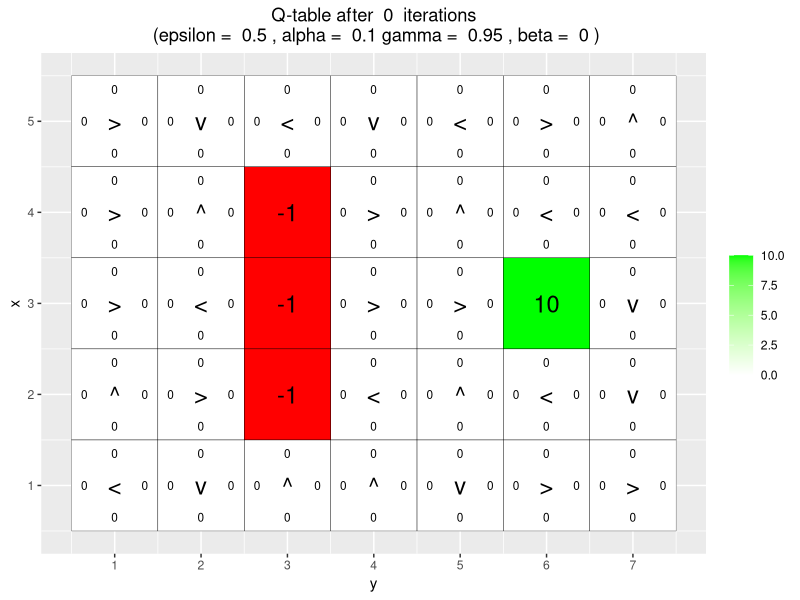
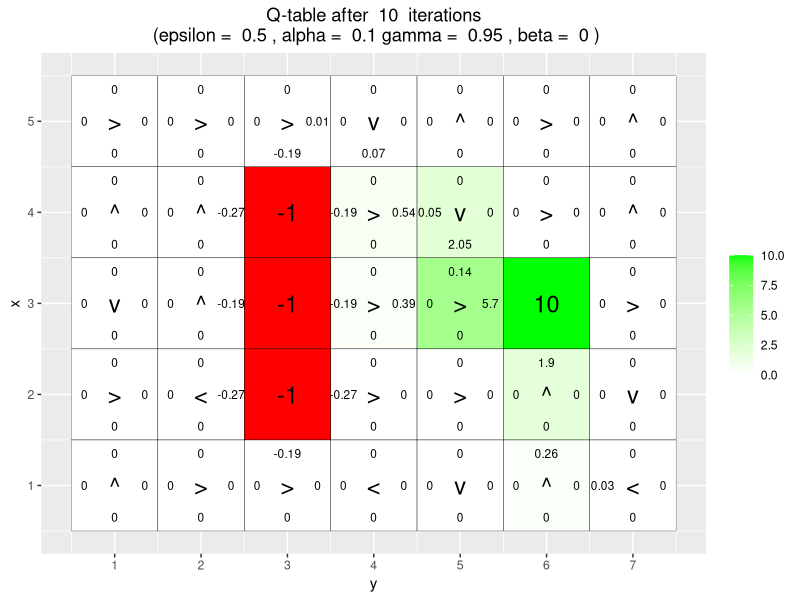
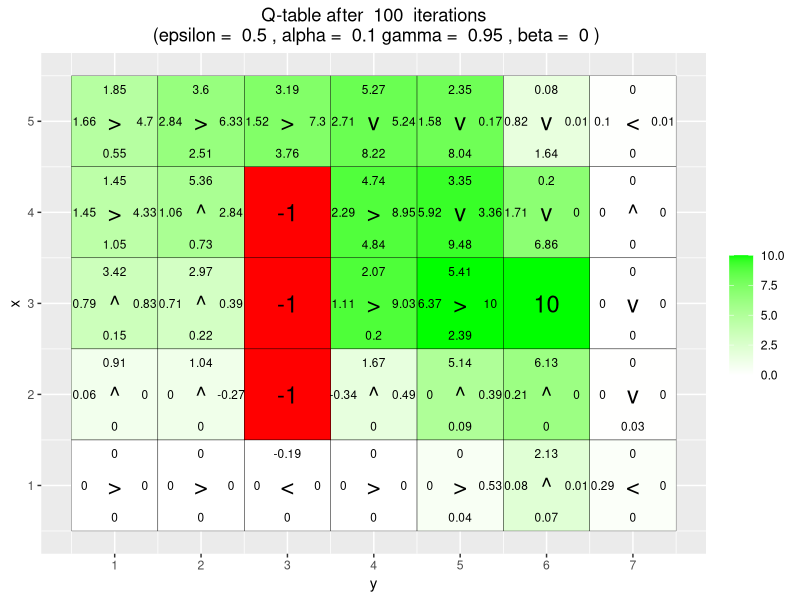
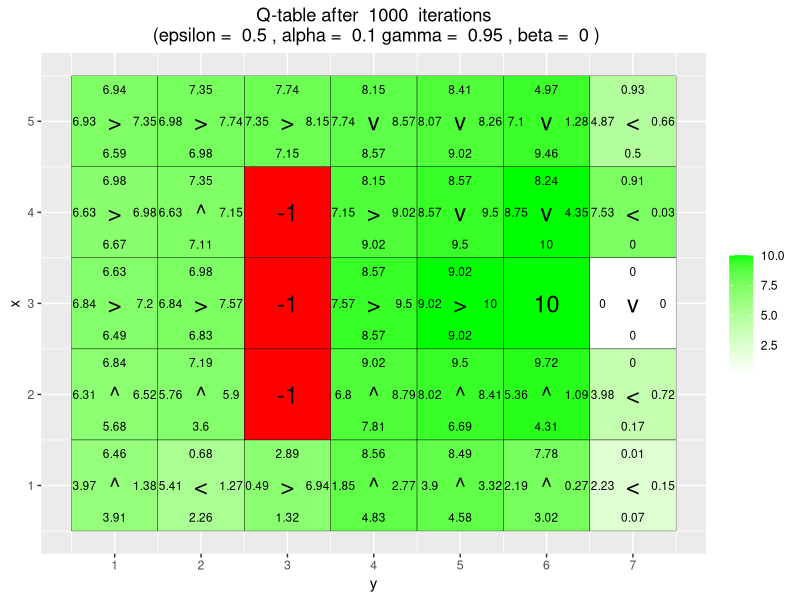
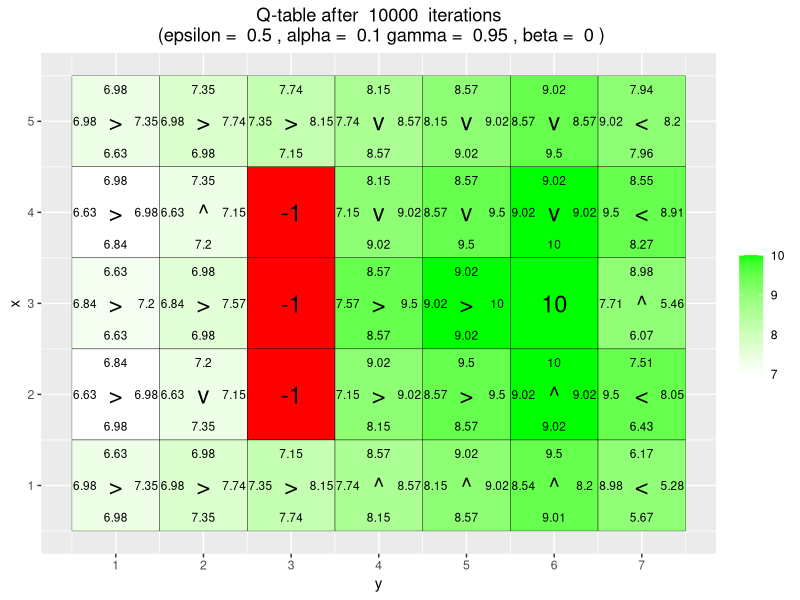
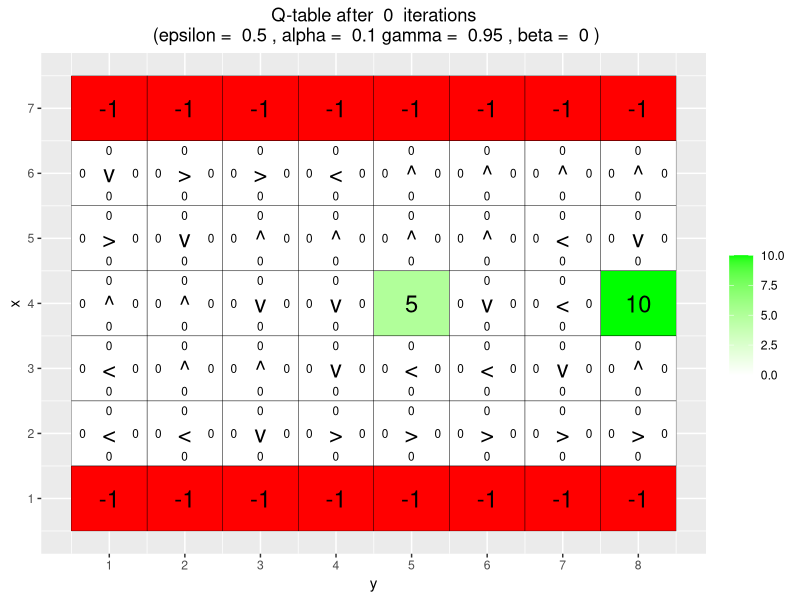

The R source for these figures, in order: (Note: a time limit stopped this script after it produced the figures.)
# By Jose M. Peña and Joel Oskarsson.
# For teaching purposes.
# jose.m.pena@liu.se.

#####################################################################################################
# Q-learning
#####################################################################################################

# install.packages("ggplot2")
# install.packages("vctrs")
library(ggplot2)

# If you do not see four arrows in line 16, then do the following:
# File/Reopen with Encoding/UTF-8

#arrows <- c("↑", "→", "↓", "←")
arrows <- c("^", ">", "v", "<")
action_deltas <- list(c(1,0), # up
                      c(0,1), # right
                      c(-1,0), # down
                      c(0,-1)) # left

vis_environment <- function(iterations=0, epsilon = 0.5, alpha = 0.1, gamma = 0.95, beta = 0){
  
  # Visualize an environment with rewards. 
  # Q-values for all actions are displayed on the edges of each tile.
  # The (greedy) policy for each state is also displayed.
  # 
  # Args:
  #   iterations, epsilon, alpha, gamma, beta (optional): for the figure title.
  #   reward_map (global variable): a HxW array containing the reward given at each state.
  #   q_table (global variable): a HxWx4 array containing Q-values for each state-action pair.
  #   H, W (global variables): environment dimensions.
  
  df <- expand.grid(x=1:H,y=1:W)
  foo <- mapply(function(x,y) ifelse(reward_map[x,y] == 0,q_table[x,y,1],NA),df$x,df$y)
  df$val1 <- as.vector(round(foo, 2))
  foo <- mapply(function(x,y) ifelse(reward_map[x,y] == 0,q_table[x,y,2],NA),df$x,df$y)
  df$val2 <- as.vector(round(foo, 2))
  foo <- mapply(function(x,y) ifelse(reward_map[x,y] == 0,q_table[x,y,3],NA),df$x,df$y)
  df$val3 <- as.vector(round(foo, 2))
  foo <- mapply(function(x,y) ifelse(reward_map[x,y] == 0,q_table[x,y,4],NA),df$x,df$y)
  df$val4 <- as.vector(round(foo, 2))
  foo <- mapply(function(x,y) 
    ifelse(reward_map[x,y] == 0,arrows[GreedyPolicy(x,y)],reward_map[x,y]),df$x,df$y)
  df$val5 <- as.vector(foo)
  foo <- mapply(function(x,y) ifelse(reward_map[x,y] == 0,max(q_table[x,y,]),
                                     ifelse(reward_map[x,y]<0,NA,reward_map[x,y])),df$x,df$y)
  df$val6 <- as.vector(foo)
  
  print(ggplot(df,aes(x = y,y = x)) +
          scale_fill_gradient(low = "white", high = "green", na.value = "red", name = "") +
          geom_tile(aes(fill=val6)) +
          geom_text(aes(label = val1),size = 3,nudge_y = .35,na.rm = TRUE) +
          geom_text(aes(label = val2),size = 3,nudge_x = .35,na.rm = TRUE) +
          geom_text(aes(label = val3),size = 3,nudge_y = -.35,na.rm = TRUE) +
          geom_text(aes(label = val4),size = 3,nudge_x = -.35,na.rm = TRUE) +
          geom_text(aes(label = val5),size = 6) +
          geom_tile(fill = 'transparent', colour = 'black') + 
          ggtitle(paste("Q-table after ",iterations," iterations\n",
                        "(epsilon = ",epsilon,", alpha = ",alpha,"gamma = ",gamma,", beta = ",beta,")")) +
          theme(plot.title = element_text(hjust = 0.5)) +
          scale_x_continuous(breaks = c(1:W),labels = c(1:W)) +
          scale_y_continuous(breaks = c(1:H),labels = c(1:H)))
  
}

GreedyPolicy <- function(x, y){
  
  # Get a greedy action for state (x,y) from q_table.
  #
  # Args:
  #   x, y: state coordinates.
  #   q_table (global variable): a HxWx4 array containing Q-values for each state-action pair.
  # 
  # Returns:
  #   An action, i.e. integer in {1,2,3,4}.
  
  # Your code here.
  return(which.max(rank(q_table[x,y,], ties.method = "random")))
}

EpsilonGreedyPolicy <- function(x, y, epsilon){
  
  # Get an epsilon-greedy action for state (x,y) from q_table.
  #
  # Args:
  #   x, y: state coordinates.
  #   epsilon: probability of acting randomly.
  # 
  # Returns:
  #   An action, i.e. integer in {1,2,3,4}.
  
  # Your code here.
  if(epsilon > runif(1,0,1)){
    rand = sample(1:4, 1)
    return(rand)
  }else{
    return(GreedyPolicy(x, y))
  }
}

transition_model <- function(x, y, action, beta){
  
  # Computes the new state after given action is taken. The agent will follow the action 
  # with probability (1-beta) and slip to the right or left with probability beta/2 each.
  # 
  # Args:
  #   x, y: state coordinates.
  #   action: which action the agent takes (in {1,2,3,4}).
  #   beta: probability of the agent slipping to the side when trying to move.
  #   H, W (global variables): environment dimensions.
  # 
  # Returns:
  #   The new state after the action has been taken.
  
  delta <- sample(-1:1, size = 1, prob = c(0.5*beta,1-beta,0.5*beta)) # Calculating slippage with beta (0 is the normal move)
  final_action <- ((action + delta + 3) %% 4) + 1 # Adjusting move according to slippage
  foo <- c(x,y) + unlist(action_deltas[final_action]) # Calculating new position
  foo <- pmax(c(1,1),pmin(foo,c(H,W))) # Restricts so we cannot go outside of environment
  
  return (foo)
}

q_learning <- function(start_state, epsilon = 0.5, alpha = 0.1, gamma = 0.95, 
                       beta = 0){
  
  # Perform one episode of Q-learning. The agent should move around in the 
  # environment using the given transition model and update the Q-table.
  # The episode ends when the agent reaches a terminal state.
  # 
  # Args:
  #   start_state: array with two entries, describing the starting position of the agent.
  #   epsilon (optional): probability of acting greedily.
  #   alpha (optional): learning rate.
  #   gamma (optional): discount factor.
  #   beta (optional): slipping factor.
  #   reward_map (global variable): a HxW array containing the reward given at each state.
  #   q_table (global variable): a HxWx4 array containing Q-values for each state-action pair.
  # 
  # Returns:
  #   reward: reward received in the episode.
  #   correction: sum of the temporal difference correction terms over the episode.
  #   q_table (global variable): Recall that R passes arguments by value. So, q_table being
  #   a global variable can be modified with the superassigment operator <<-.
  
  # Your code here.
  state = start_state
  episode_correction = 0
  repeat{
    # Follow policy, execute action, get reward.
    action = EpsilonGreedyPolicy(state[1], state[2], epsilon) # Getting action
    new_state = transition_model(state[1], state[2], action, beta) # Updating state
    reward = reward_map[new_state[1], new_state[2]]

    # Q-table update.
    correction = alpha*(reward+gamma*max(q_table[new_state[1], new_state[2],]) - q_table[state[1], state[2],action])
    q_table[state[1], state[2],action] <<- q_table[state[1], state[2],action] + correction
    state = new_state
    episode_correction = episode_correction + correction
    
    if(reward==10 || reward==-10)
      # End episode.
      return (c(reward,episode_correction))
  }
  
}

#####################################################################################################
# Q-Learning Environments
#####################################################################################################

# Environment A (learning)

H <- 5
W <- 7

reward_map <- matrix(0, nrow = H, ncol = W)
reward_map[3,6] <- 10
reward_map[2:4,3] <- -1

# Global variable q-table
q_table <- array(0,dim = c(H,W,4))

vis_environment()

for(i in 1:10000){
  foo <- q_learning(start_state = c(3,1))
  if(any(i==c(10,100,1000,10000)))
    vis_environment(i)
}

# Environment B (the effect of epsilon and gamma)

H <- 7
W <- 8

reward_map <- matrix(0, nrow = H, ncol = W)
reward_map[1,] <- -1
reward_map[7,] <- -1
reward_map[4,5] <- 5
reward_map[4,8] <- 10

q_table <- array(0,dim = c(H,W,4))

vis_environment()

MovingAverage <- function(x, n){
  
  cx <- c(0,cumsum(x))
  rsum <- (cx[(n+1):length(cx)] - cx[1:(length(cx) - n)]) / n
  
  return (rsum)
}

for(j in c(0.5,0.75,0.95)){ # Using different GAMMAS, EPS = 0.5
  q_table <- array(0,dim = c(H,W,4))
  reward <- NULL
  correction <- NULL
  
  for(i in 1:30000){
    foo <- q_learning(gamma = j, start_state = c(4,1))
    reward <- c(reward,foo[1])
    correction <- c(correction,foo[2])
  }
  
  vis_environment(i, gamma = j)
  title = paste("Reward: Gamma = ",j, ", Epsilon = 0.5" )
  plot(MovingAverage(reward,100),type = "l", main = title)
  title = paste("Correction: Gamma = ",j, ", Epsilon = 0.5" )
  plot(MovingAverage(correction,100),type = "l", main = title)
  print(length(reward[which(reward==10)]))
}

for(j in c(0.5,0.75,0.95)){ # Using different GAMMAS, EPS = 0.1
  q_table <- array(0,dim = c(H,W,4))
  reward <- NULL
  correction <- NULL
  
  for(i in 1:30000){
    foo <- q_learning(epsilon = 0.1, gamma = j, start_state = c(4,1))
    reward <- c(reward,foo[1])
    correction <- c(correction,foo[2])
  }
  
  vis_environment(i, epsilon = 0.1, gamma = j)
  title = paste("Reward: Gamma = ",j, ", Epsilon = 0.1" )
  plot(MovingAverage(reward,100),type = "l", main=title)
  title = paste("Correction: Gamma = ",j, ", Epsilon = 0.1" )
  plot(MovingAverage(correction,100),type = "l", main=title)
  print(length(reward[which(reward==10)]))
}

# Environment C (the effect of beta).

H <- 3
W <- 6

reward_map <- matrix(0, nrow = H, ncol = W)
reward_map[1,2:5] <- -1
reward_map[1,6] <- 10

q_table <- array(0,dim = c(H,W,4))

vis_environment()

for(j in c(0,0.2,0.4,0.66)){ # Different BETAS, EPS = 0.5 (default)
  q_table <- array(0,dim = c(H,W,4))
  
  for(i in 1:10000)
    foo <- q_learning(gamma = 0.6, beta = j, start_state = c(1,1))
  reward <- c(reward,foo[1])
  
  vis_environment(i, gamma = 0.6, beta = j)
}
